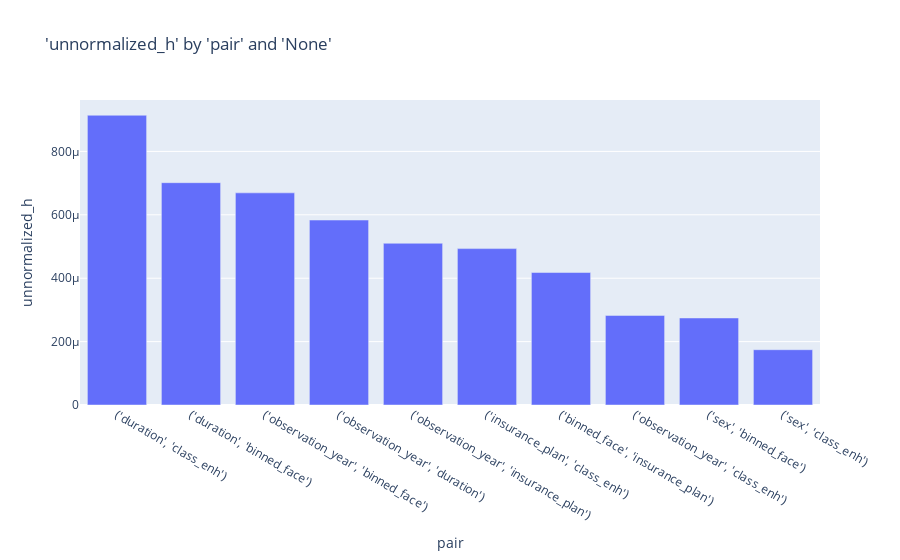

Notebook cell for this chart:
### Code cell
charters.chart(df=h_df.head(10), x_axis="pair", y_axis="unnormalized_h", type="bar", y_sort=True)

### Figure 1 — Plotly figure (JSON) as saved in the notebook; plotly's stock layout.template omitted (floating-point values rounded to 4 significant figures)
{"data": [{"alignmentgroup": "True", "hovertemplate": "pair=%{x}<br>unnormalized_h=%{y}<extra></extra>", "legendgroup": "", "marker": {"color": "#636efa", "pattern": {"shape": ""}}, "name": "", "offsetgroup": "", "orientation": "v", "showlegend": false, "textposition": "auto", "type": "bar", "x": ["('duration', 'class_enh')", "('duration', 'binned_face')", "('observation_year', 'binned_face')", "('observation_year', 'duration')", "('observation_year', 'insurance_plan')", "('insurance_plan', 'class_enh')", "('binned_face', 'insurance_plan')", "('observation_year', 'class_enh')", "('sex', 'binned_face')", "('sex', 'class_enh')"], "xaxis": "x", "y": [0.0009141, 0.0007013, 0.0006692, 0.0005835, 0.0005102, 0.0004934, 0.0004179, 0.0002826, 0.0002745, 0.0001744], "yaxis": "y"}], "layout": {"autosize": true, "barmode": "relative", "legend": {"tracegroupgap": 0}, "title": {"text": "'unnormalized_h' by 'pair' and 'None'"}, "xaxis": {"anchor": "y", "autorange": true, "domain": [0, 1], "range": [-0.5, 9.5], "title": {"text": "pair"}, "type": "category"}, "yaxis": {"anchor": "x", "autorange": true, "domain": [0, 1], "range": [0, 0.0009622], "title": {"text": "unnormalized_h"}, "type": "linear"}}}
